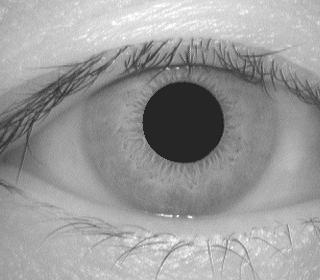
#> input picture testSamples/a.jpg, 320 x 280 px; its folder holds only this picture in this run
$ python -i test.py   (imports and definitions only)
#> lines starting #> are read from the running program, lines starting #| are printed output that depends on the picture; after the words box and inside, x2 and y2 are one past the last pixel; in counts of white or black regions, pixels touching at a corner belong together
from skimage import io
from skimage import data, color
from skimage.transform import hough_circle, hough_circle_peaks
from skimage.feature import canny
from skimage.draw import circle_perimeter
from skimage.util import img_as_ubyte
import cv2
import matplotlib.pyplot as plt
import numpy as np
import os
from keras.utils.np_utils import to_categorical
from keras.layers import  MaxPooling2D
from keras.layers import Dense, Dropout, Activation, Flatten
from keras.layers import Convolution2D
from keras.models import Sequential
from keras.models import model_from_json
import pickle

count = 0
miss = []

def getIrisFeatures(image):
#> called with image = 'testSamples/a.jpg'
    global count
    img = cv2.imread(image,0)
#> img is the input picture: shape (280, 320); min 15, max 255, mean 154.6
    img = cv2.medianBlur(img,5)
    cimg = cv2.cvtColor(img,cv2.COLOR_GRAY2BGR)
    circles = cv2.HoughCircles(img,cv2.HOUGH_GRADIENT,1,10,param1=63,param2=70,minRadius=0,maxRadius=0)
#> circles = [[181.5, 122.5, 41.9]]
    status = 'failed'
    crop = None
    if circles is not None:
        height,width = img.shape
#> height = 280; width = 320
        r = 0
        mask = np.zeros((height,width), np.uint8)
        for i in circles[0,:]:
            cv2.circle(cimg,(i[0],i[1]),int(i[2]),(0,0,0))
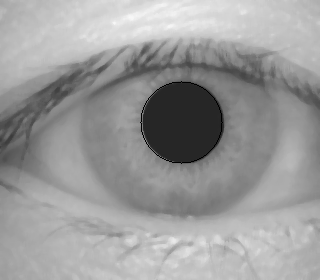
#> cimg: shape (280, 320, 3); min 0, max 248, mean 154.4
            cv2.circle(mask,(i[0],i[1]),int(i[2]),(255,255,255),thickness=0)
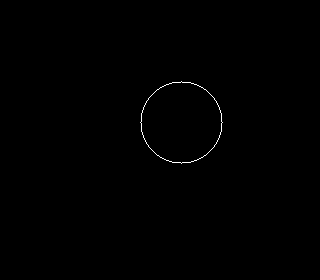
#> mask: shape (280, 320); 0.25% white in thin lines or dots, all inside (x1, y1, x2, y2) = (140, 81, 223, 164)
            blank_image = cimg[:int(i[1]),:int(i[1])]
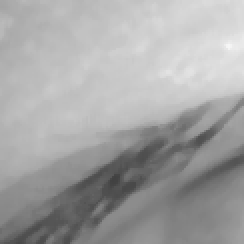
#> blank_image: shape (122, 122, 3) (shown 2 times larger); min 65, max 246, mean 163.9

            masked_data = cv2.bitwise_and(cimg, cimg, mask=mask)
#> masked_data: shape (280, 320, 3); every value is 0
            _,thresh = cv2.threshold(mask,1,255,cv2.THRESH_BINARY)
            contours = cv2.findContours(thresh,cv2.RETR_EXTERNAL,cv2.CHAIN_APPROX_SIMPLE)
#> contours = 1 contour; box (x1, y1, x2, y2) and area: (140, 81, 223, 164) 5146
            x,y,w,h = cv2.boundingRect(contours[0][0])
#> x = 140; y = 81; w = 83; h = 83
            crop = img[y:y+h,x:x+w]
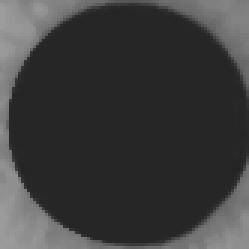
#> crop: shape (83, 83) (shown 3 times larger); min 36, max 157, mean 60.5
            cv2.imwrite('test.png',crop)
            crop = cv2.imread('test.png')
#> crop: shape (83, 83, 3); min 36, max 157, mean 60.5
            r = i[2]
#> r = 41.9
            status = 'success'

    return status,crop

path = 'CASIA1'

labels = []
X_train = []
Y_train = []

def getID(name):
    index = 0
    for i in range(len(labels)):
        if labels[i] == name:
            index = i
            break
    return index


# [20 lines not run here, left out]


X_train = np.asarray(X_train)
Y_train = np.asarray(Y_train)
# [1 line not run here, left out]

X_train = X_train.astype('float32')
X_train = X_train/255

# [1 line that did not run here, left out]
# [2 lines not run here, left out]
indices = np.arange(X_train.shape[0])
# [1 line not run here, left out]
X_train = X_train[indices]
Y_train = Y_train[indices]
# [1 line that did not run here, left out]
# [44 lines not run here, left out]

>>> result = getIrisFeatures('testSamples/a.jpg')

$ run again, on testSamples/b.jpg
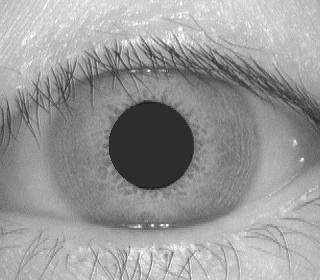
#> input picture testSamples/b.jpg, 320 x 280 px
#> in getIrisFeatures, img is the input picture: shape (280, 320); min 19, max 255, mean 152.8
#> circles = [[149.5, 145.5, 43.8], [158.5, 138.5, 52.7]]
#> in getIrisFeatures, `cv2.circle(mask,(i[0],i[1]),int(i[2]),(255,255,255),thickness=0)`:
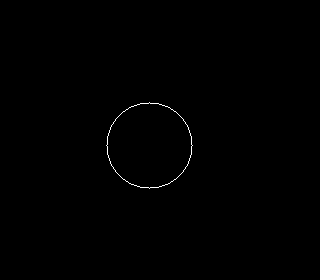
#> mask: shape (280, 320); 0.27% white in thin lines or dots, all inside (x1, y1, x2, y2) = (106, 102, 193, 189)
#> masked_data: shape (280, 320, 3); every value is 0
#> contours = 1 contour; box (x1, y1, x2, y2) and area: (106, 102, 193, 189) 5668
#> x = 106; y = 102; w = 87
#> in getIrisFeatures, `crop = img[y:y+h,x:x+w]`:
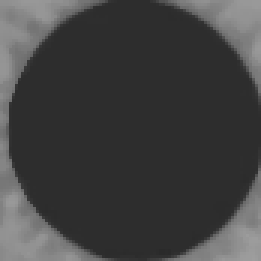
#> crop: shape (87, 87) (shown 3 times larger); min 42, max 158, mean 65.3
#> r = 43.8

$ run again, on testSamples/c.jpg
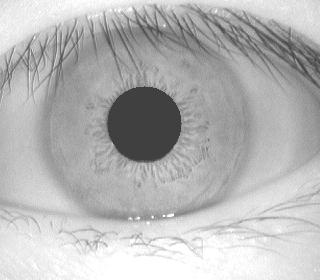
#> input picture testSamples/c.jpg, 320 x 280 px
#> in getIrisFeatures, img is the input picture: shape (280, 320); min 43, max 255, mean 182.1
#> circles = [[145.5, 123.5, 38.3]]
#> in getIrisFeatures, `cv2.circle(mask,(i[0],i[1]),int(i[2]),(255,255,255),thickness=0)`:
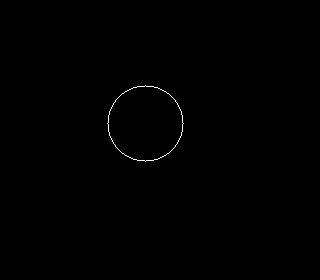
#> mask: shape (280, 320); 0.24% white in thin lines or dots, all inside (x1, y1, x2, y2) = (107, 85, 184, 162)
#> masked_data: shape (280, 320, 3); every value is 0
#> contours = 1 contour; box (x1, y1, x2, y2) and area: (107, 85, 184, 162) 4406
#> x = 107; y = 85; w = 77
#> in getIrisFeatures, `crop = img[y:y+h,x:x+w]`:
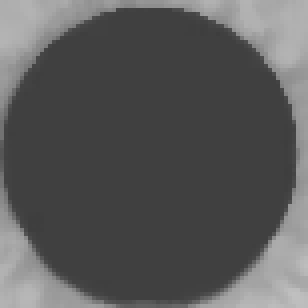
#> crop: shape (77, 77) (shown 4 times larger); min 61, max 192, mean 89.3
#> r = 38.3

$ run again, on testSamples/d.jpg
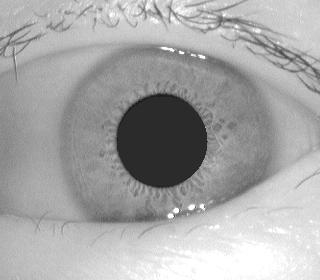
#> input picture testSamples/d.jpg, 320 x 280 px
#> in getIrisFeatures, img is the input picture: shape (280, 320); min 14, max 255, mean 166.5
#> circles = [[159.5, 141.5, 47.1]]
#> in getIrisFeatures, `cv2.circle(mask,(i[0],i[1]),int(i[2]),(255,255,255),thickness=0)`:
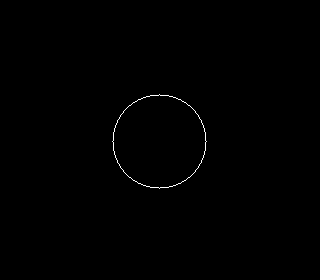
#> mask: shape (280, 320); 0.29% white in thin lines or dots, all inside (x1, y1, x2, y2) = (112, 94, 207, 189)
#> masked_data: shape (280, 320, 3); every value is 0
#> contours = 1 contour; box (x1, y1, x2, y2) and area: (112, 94, 207, 189) 6788
#> x = 112; y = 94; w = 95
#> in getIrisFeatures, `crop = img[y:y+h,x:x+w]`:
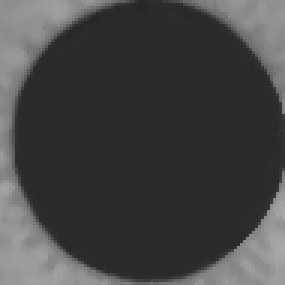
#> crop: shape (95, 95) (shown 3 times larger); min 39, max 169, mean 68
#> r = 47.1
